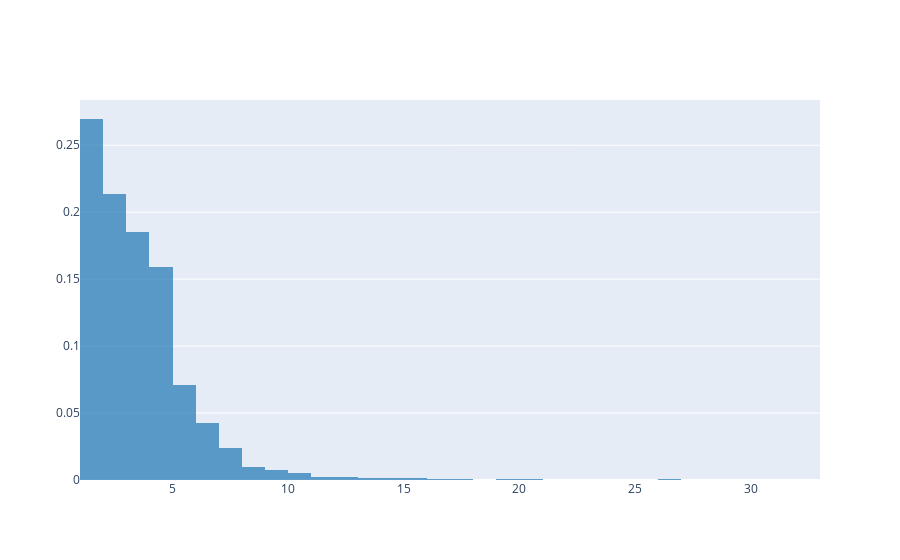

Notebook code for this chart:
### Code cell
# build distribution plot
fig = ff.create_distplot([df_sales['token_index'].value_counts().to_numpy()], ['distplot'], show_hist=True, show_rug=False, show_curve=False)
fig.show()

### Figure 1 — Plotly figure (JSON) as saved in the notebook; plotly's stock layout.template omitted (floating-point values rounded to 4 significant figures; data arrays with more than 128 entries replaced by an {"elided": "..."} marker saying what was removed)
{"data": [{"autobinx": false, "histnorm": "probability density", "legendgroup": "distplot", "marker": {"color": "rgb(31, 119, 180)"}, "name": "distplot", "opacity": 0.7, "type": "histogram", "x": {"elided": "6924 int values"}, "xaxis": "x", "xbins": {"end": 34, "size": 1, "start": 1}, "yaxis": "y"}], "layout": {"barmode": "overlay", "hovermode": "closest", "legend": {"traceorder": "reversed"}, "xaxis": {"anchor": "y2", "domain": [0, 1], "zeroline": false}, "yaxis": {"anchor": "free", "domain": [0, 1], "position": 0}}}
